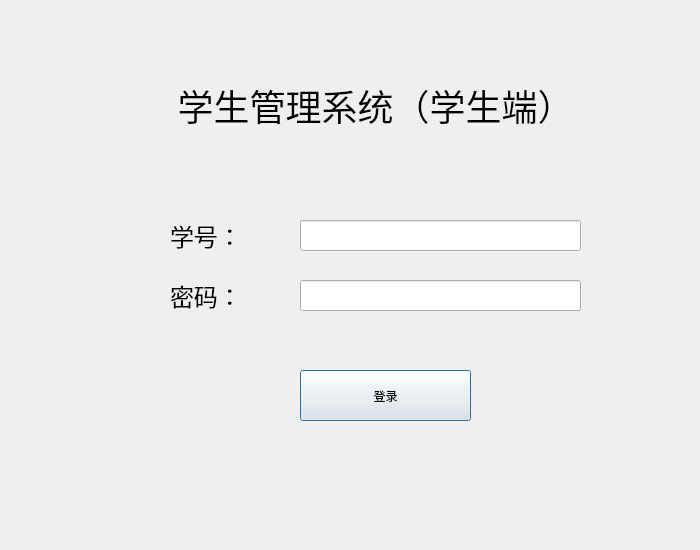
<?xml version="1.0" encoding="UTF-8"?>
<ui version="4.0">
 <class>Dialog</class>
 <widget class="QDialog" name="Dialog">
  <property name="geometry">
   <rect>
    <x>0</x>
    <y>0</y>
    <width>700</width>
    <height>550</height>
   </rect>
  </property>
  <property name="windowTitle">
   <string>Dialog</string>
  </property>
  <widget class="QLineEdit" name="lineEdit">
   <property name="geometry">
    <rect>
     <x>300</x>
     <y>220</y>
     <width>281</width>
     <height>31</height>
    </rect>
   </property>
   <property name="font">
    <font>
     <pointsize>14</pointsize>
    </font>
   </property>
  </widget>
  <widget class="QLineEdit" name="lineEdit_2">
   <property name="geometry">
    <rect>
     <x>300</x>
     <y>280</y>
     <width>281</width>
     <height>31</height>
    </rect>
   </property>
   <property name="font">
    <font>
     <pointsize>14</pointsize>
     <weight>75</weight>
     <bold>true</bold>
    </font>
   </property>
  </widget>
  <widget class="QPushButton" name="PushButton">
   <property name="geometry">
    <rect>
     <x>300</x>
     <y>370</y>
     <width>171</width>
     <height>51</height>
    </rect>
   </property>
   <property name="contextMenuPolicy">
    <enum>Qt::DefaultContextMenu</enum>
   </property>
   <property name="text">
    <string>登录</string>
   </property>
  </widget>
  <widget class="QLabel" name="label_2">
   <property name="geometry">
    <rect>
     <x>170</x>
     <y>270</y>
     <width>121</width>
     <height>51</height>
    </rect>
   </property>
   <property name="font">
    <font>
     <pointsize>18</pointsize>
    </font>
   </property>
   <property name="text">
    <string>密码：</string>
   </property>
  </widget>
  <widget class="QLabel" name="label_3">
   <property name="geometry">
    <rect>
     <x>70</x>
     <y>30</y>
     <width>611</width>
     <height>151</height>
    </rect>
   </property>
   <property name="font">
    <font>
     <pointsize>27</pointsize>
    </font>
   </property>
   <property name="text">
    <string>学生管理系统（学生端）</string>
   </property>
   <property name="alignment">
    <set>Qt::AlignCenter</set>
   </property>
  </widget>
  <widget class="QLabel" name="label_4">
   <property name="geometry">
    <rect>
     <x>170</x>
     <y>210</y>
     <width>121</width>
     <height>51</height>
    </rect>
   </property>
   <property name="font">
    <font>
     <pointsize>18</pointsize>
    </font>
   </property>
   <property name="text">
    <string>学号：</string>
   </property>
  </widget>
 </widget>
 <resources/>
 <connections/>
</ui>
